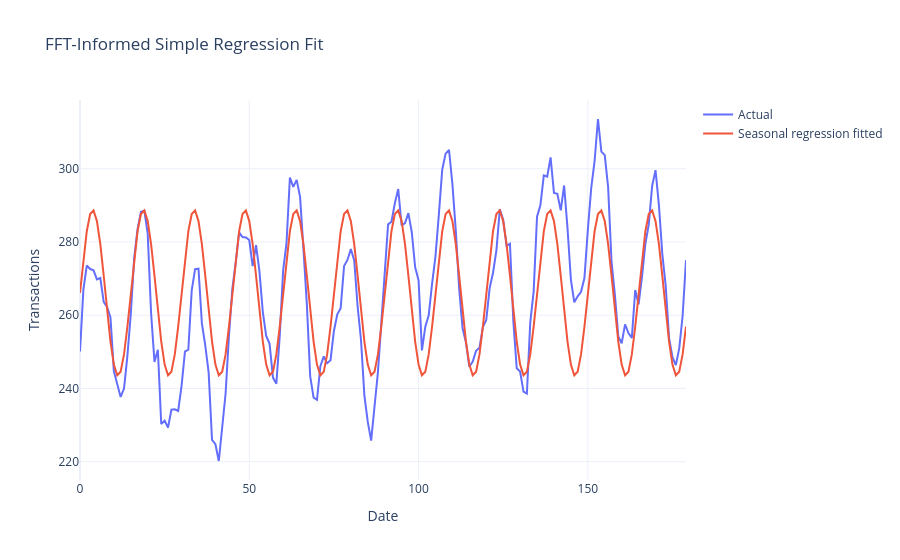

Notebook source saved alongside this figure:
### Code cell
# Plot actual transactions against the FFT-informed simple regression curve.
fig = go.Figure()
fig.add_trace(
    go.Scatter(
        x=regression_df["t"],
        y=regression_df["transactions"],
        mode="lines",
        name="Actual",
    )
)
fig.add_trace(
    go.Scatter(
        x=regression_df["t"],
        y=regression_df["regression_fitted"],
        mode="lines",
        name="Seasonal regression fitted",
    )
)
fig.update_layout(
    title="FFT-Informed Simple Regression Fit",
    template="plotly_white",
    xaxis_title="Date",
    yaxis_title="Transactions",
)
fig.show()

### Figure 1 — Plotly figure (JSON) as saved in the notebook; plotly's stock layout.template omitted (floating-point values rounded to 4 significant figures; data arrays with more than 128 entries replaced by an {"elided": "..."} marker saying what was removed)
{"data": [{"mode": "lines", "name": "Actual", "type": "scatter", "x": {"elided": "180 int values"}, "y": {"elided": "180 float values"}}, {"mode": "lines", "name": "Seasonal regression fitted", "type": "scatter", "x": {"elided": "180 int values"}, "y": {"elided": "180 float values"}}], "layout": {"title": {"text": "FFT-Informed Simple Regression Fit"}, "xaxis": {"title": {"text": "Date"}}, "yaxis": {"title": {"text": "Transactions"}}}}
